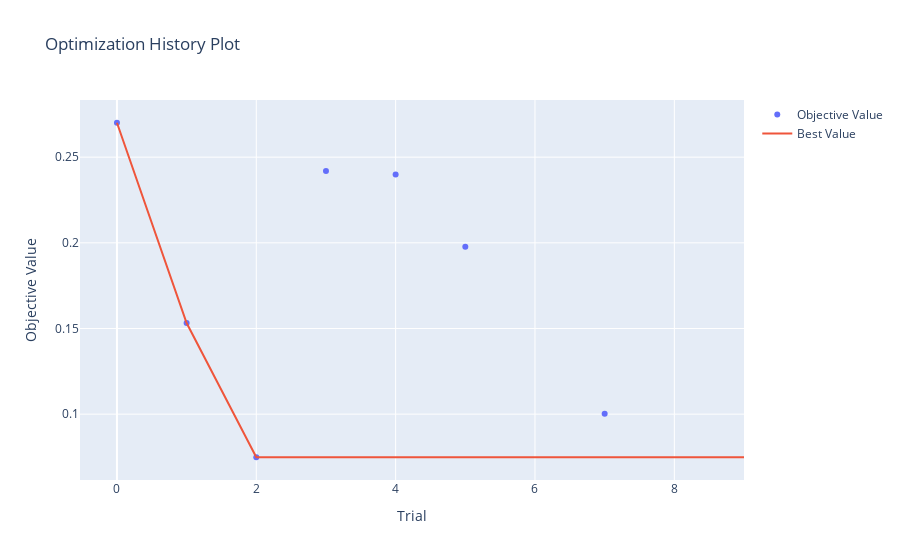

Source (notebook cell):
### Code cell
optuna.visualization.plot_optimization_history(study)

### Figure 1 — Plotly figure (JSON) as saved in the notebook; plotly's stock layout.template omitted (floating-point values rounded to 4 significant figures)
{"data": [{"mode": "markers", "name": "Objective Value", "type": "scatter", "x": [0, 1, 2, 3, 4, 5, 7], "y": [0.2701, 0.1532, 0.07485, 0.242, 0.2399, 0.1977, 0.1002]}, {"mode": "lines", "name": "Best Value", "type": "scatter", "x": [0, 1, 2, 3, 4, 5, 6, 7, 8, 9], "y": [0.2701, 0.1532, 0.07485, 0.07485, 0.07485, 0.07485, 0.07485, 0.07485, 0.07485, 0.07485]}, {"marker": {"color": "#cccccc"}, "mode": "markers", "name": "Infeasible Trial", "showlegend": false, "type": "scatter", "x": [], "y": []}], "layout": {"title": {"text": "Optimization History Plot"}, "xaxis": {"title": {"text": "Trial"}}, "yaxis": {"title": {"text": "Objective Value"}}}}
